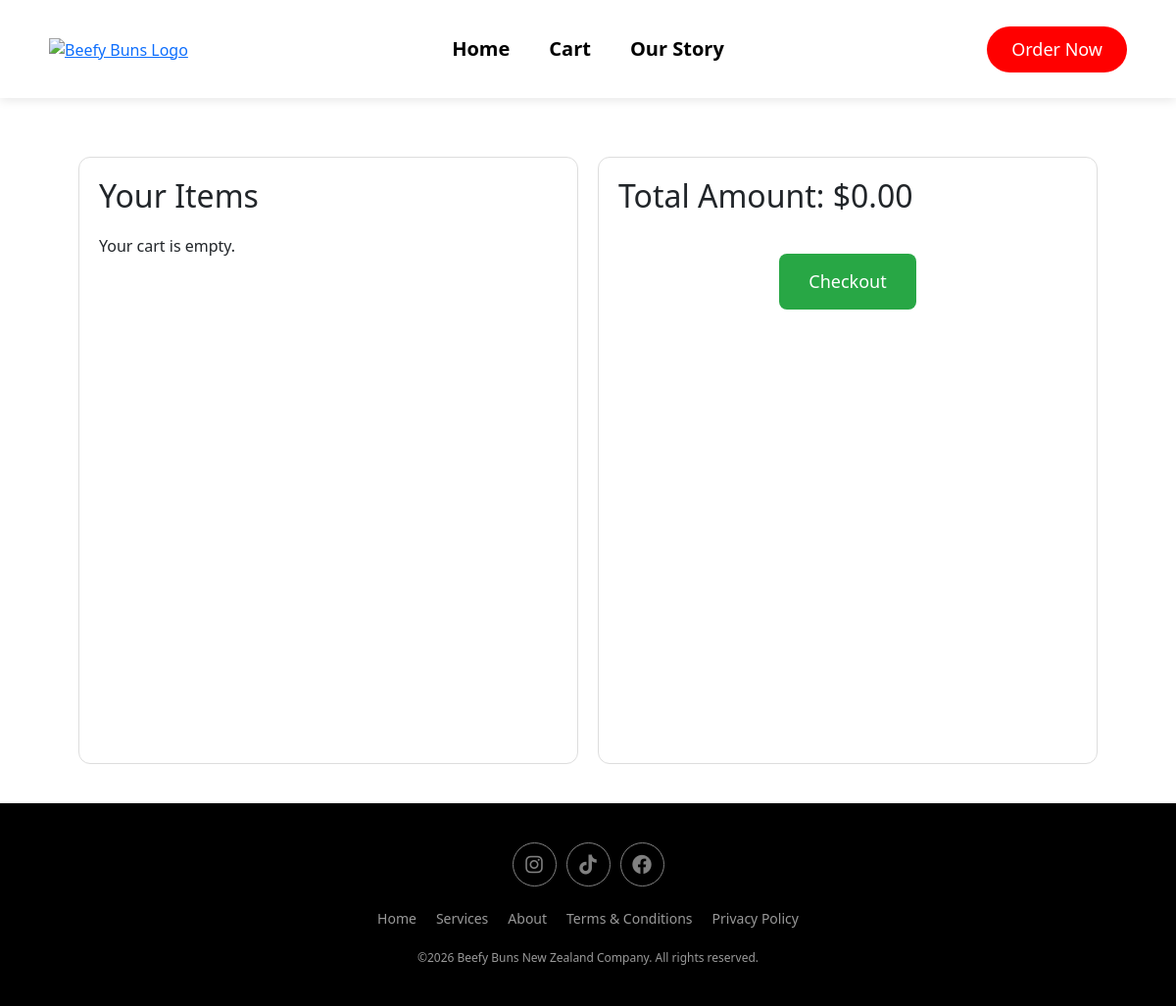
The app's page /checkout, older data.
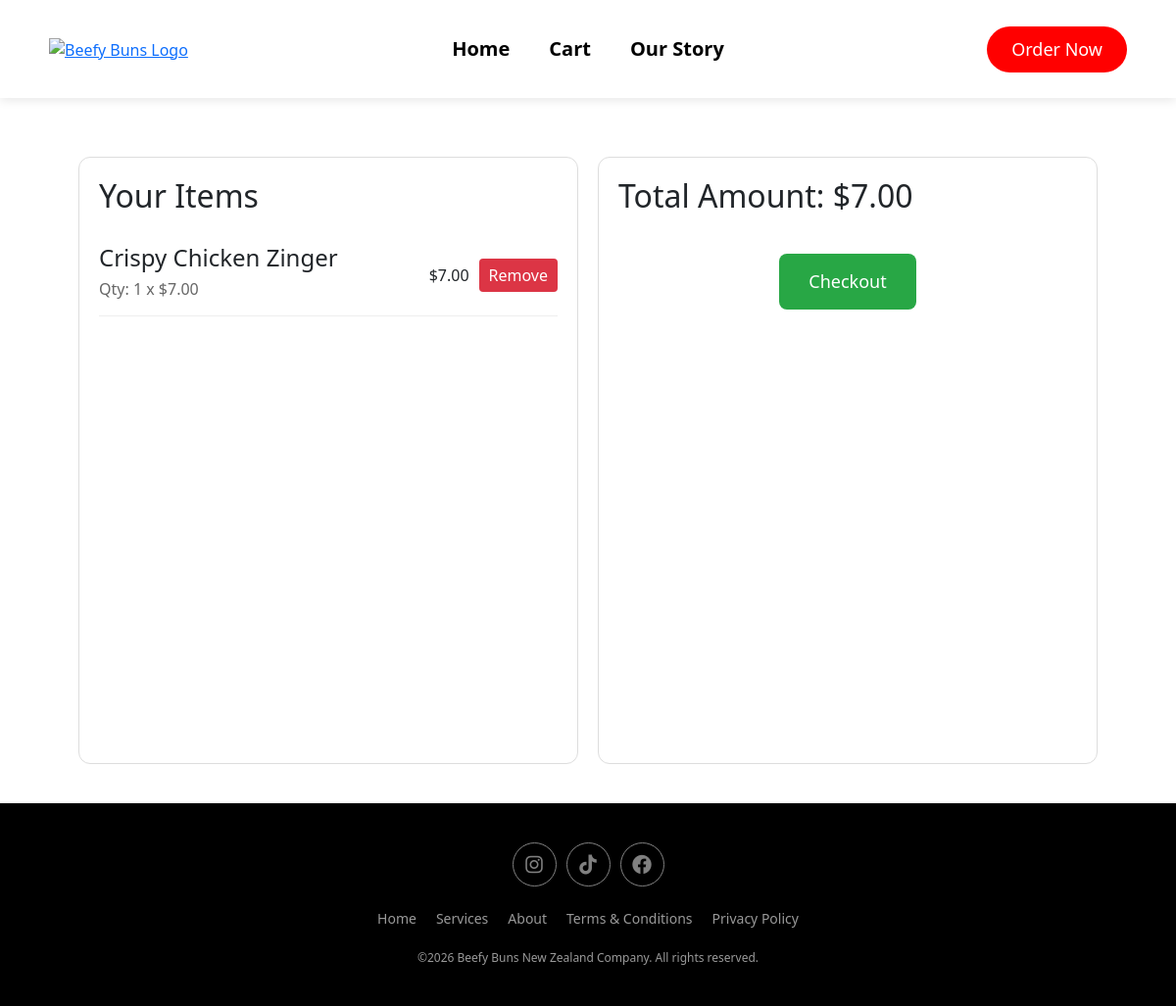
The same page, newer data.
### tables this page shows
CREATE TABLE orders (
    orderid INTEGER PRIMARY KEY AUTOINCREMENT,
    menuid INTEGER NOT NULL,
    quantity INTEGER NOT NULL,
    total REAL NOT NULL,
    order_time TIMESTAMP DEFAULT CURRENT_TIMESTAMP,
    FOREIGN KEY (menuid) REFERENCES Menu(menuid)
);

CREATE TABLE menu (
    menuid INTEGER PRIMARY KEY AUTOINCREMENT,
    name TEXT NOT NULL,
    description TEXT,
    price REAL NOT NULL
, category TEXT);

### app.py (the view)
@app.route("/checkout")
def checkout():
    conn = get_db()
    cursor = conn.cursor()
    cursor.execute("""
        SELECT orders.orderid, menu.name, menu.price, orders.quantity, orders.total
        FROM orders
        JOIN menu ON orders.menuid = menu.menuid
        ORDER BY orders.order_time DESC
    """)
    cart_items = cursor.fetchall()
    total = sum(item[4] for item in cart_items)  # item[4] is total
    return render_template("checkout.html", cart_items=cart_items, total=total)

### database.py (called while the page is built)
def get_db():
    if 'db' not in g:
        g.db = sqlite3.connect(DATABASE)
        g.db.row_factory = sqlite3.Row
    return g.db

### templates/checkout.html (shortened to what this page needs)
<!DOCTYPE html>
<html lang="en">
<head>
    <link rel="stylesheet" href="/static/styles.css">
    <link href="https://cdn.jsdelivr.net/npm/bootstrap@5.3.3/dist/css/bootstrap.min.css" rel="stylesheet">
    <link rel="stylesheet" href="https://cdnjs.cloudflare.com/ajax/libs/font-awesome/6.0.0/css/all.min.css">
</head>
<body>
    <header>
      <nav class="nav_bar">
      <div class="nav-container">
          <div class="nav_logo">
          <a href="/">
            <img class="logo" src="/static/assets/logo.png" alt="Beefy Buns Logo">
          </a>
          </div>
          <ul class="nav_links">
              <li><a href="/">Home</a></li>
              <li><a href="/checkout">Cart</a></li>
              <li><a href="/aboutus">Our Story</a></li>
          </ul>
          <div class="nav_order_button">
            <a href="/menu">
              <button type="button" class="order_button">Order Now</button>
            </a>
          </div>
        </div>
        </nav>
    </header>
    <div class="checkout-page">
        <main class="checkout-main">
            <section class="checkout-items">
                <div class="checkout-header">
                    <h2>Your Items</h2>
                </div>
                {% if cart_items %}
                    {% for item in cart_items %}
                    <div class="checkout-item-row">
                        <div class="checkout-item-details">
                            <h4>{{ item[1] }}</h4>
                            <p>Qty: {{ item[3] }} x ${{ "%.2f"|format(item[2]) }}</p>
                        </div>
                        <div class="checkout-item-actions">
                            <span>${{ "%.2f"|format(item[4]) }}</span>
                            <form action="/remove_item/{{ item[0] }}" method="post" class="remove-item-form">
                                <button type="submit" class="remove-button">Remove</button>
                            </form>
                        </div>
                    </div>
                    {% endfor %}
                {% else %}
                    <p>Your cart is empty.</p>
                {% endif %}
            </section>
            <aside class="checkout-summary">
                <div class="checkout-summary-header">
                    <h2>Total Amount: ${{ "%.2f"|format(total) }}</h2>
                </div>
                <div class="checkout-summary-actions">
                    <button class="checkout-button">Checkout</button>
                </div>
            </aside>
        </main>
    </div>
    <footer class="main-footer">
  <div class="footer-socials">
    <a href="https://www.instagram.com"><i class="fab fa-instagram"></i></a>
    <a href="https://www.tiktok.com"><i class="fab fa-tiktok"></i></a>
    <a href="https://www.facebook.com"><i class="fab fa-facebook"></i></a>
  </div>
  <ul class="footer-links">
    <li><a href="/">Home</a></li>
    <li><a href="#">Services</a></li>
    <li><a href="/aboutus">About</a></li>
    <li><a href="#">Terms & Conditions</a></li>
    <li><a href="#">Privacy Policy</a></li>
  </ul>
  <p class="footer-copyright">©2026 Beefy Buns New Zealand Company. All rights reserved.</p>
    </footer>
</body>
</html>

### static/styles.css (style rules this page uses)
* { margin: 0; padding: 0; box-sizing: border-box; }
img, video, iframe { max-width: 100%; height: auto; }
body { padding-top: 120px; padding-left: 40px; padding-right: 40px; }
.nav_bar { background-color: #ffffff; display: flex; width: 100%; position: fixed; top: 0; left: 0; z-index: 1000; height: 100px; box-shadow: 0 2px 10px rgba(0,0,0,0.1); box-sizing: border-box; }
.nav-container { display: flex; width: 100%; align-items: center; padding: 0 50px; }
.nav_logo, .nav_links, .nav_order_button { flex: 1; display: flex; align-items: center; }
.nav_logo { justify-content: flex-start; }
.logo { height: 100px; width: auto; }
.nav_links { justify-content: center; gap: 40px; list-style: none; margin: 0; padding: 0; }
.nav_links a { text-decoration: none; color: black; font-size: 20px; font-weight: bold; }
.nav_order_button { justify-content: flex-end; }
.order_button { border-radius: 30px; background-color: red; color: white; font-size: 18px; padding: 10px 25px; border: none; cursor: pointer; transition: 0.4s; }
.main-footer { background-color: black; padding: 40px 0; margin-right: -40px; margin-left: -40px; display: flex; flex-direction: column; align-items: center; gap: 20px; }
.footer-socials { display: flex; justify-content: center; gap: 10px; }
.footer-socials a { display: inline-flex; justify-content: center; align-items: center; width: 45px; height: 45px; border: 1px solid grey; border-radius: 50%; color: grey; text-decoration: none; font-size: 20px; transition: 0.3s; }
.footer-links { display: flex; list-style: none; gap: 20px; padding: 0; margin: 0; }
.footer-links a { text-decoration: none; color: #999; font-size: 14px; }
.footer-copyright { color: #999; font-size: 12px; margin: 0; }
.checkout-page { min-height: calc(100vh - 100px); display: flex; flex-direction: column; }
.checkout-main { display: flex; gap: 20px; padding: 40px; flex: 1; }
.checkout-items, .checkout-summary { flex: 1; background: #fff; border: 1px solid #ddd; border-radius: 12px; padding: 20px; min-height: 300px; }
.checkout-header, .checkout-summary-header { display: flex; justify-content: flex-start; align-items: center; margin-bottom: 20px; }
.checkout-header h2, .checkout-summary-header h2 { margin: 0; }
.checkout-item-row { display: flex; justify-content: space-between; align-items: center; border-bottom: 1px solid #eee; padding: 10px 0; }
.checkout-item-details h4 { margin: 0; }
.checkout-item-details p { margin: 5px 0; color: #666; }
.checkout-item-actions { display: flex; align-items: center; gap: 10px; }
.remove-item-form { margin: 0; }
.remove-button { background: #dc3545; color: white; border: none; padding: 5px 10px; border-radius: 4px; cursor: pointer; }
.checkout-summary-actions { text-align: center; margin-top: 40px; }
.checkout-button { background: #28a745; color: white; border: none; padding: 15px 30px; border-radius: 8px; font-size: 18px; cursor: pointer; }

Row changes from the older to the newer data that the page shows:
added orders: name "Crispy Chicken Zinger", quantity "1", total "7.00"
now on this page (row unchanged): menu: price "7.00"
Text that changed along with them:
{{ "%.2f"|format(total) }}: "0.00" → "7.00"
text no longer shown: "Your cart is empty."
